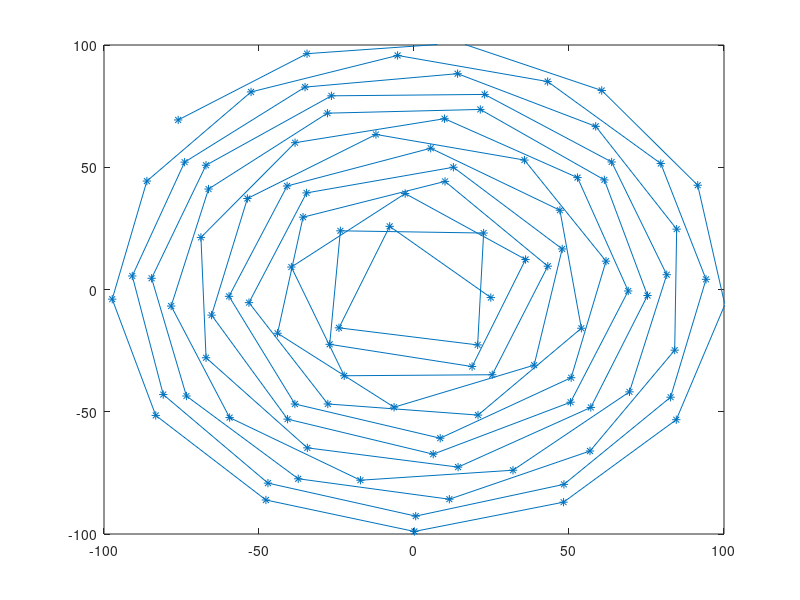

Write the MATLAB code that produced this figure.
function archspiral2()
for s=2:50
    r=1;
    theta = s/2;
    coords=zeros(100,2);
    for c=1:100
        coords(c,:) = [r*theta*cos(theta), r*theta*sin(theta)];
        theta = theta + s/(r*sqrt(1 + theta^2));
    end
    plot(coords(:,1),coords(:,2),'*-')
    xlim([-100 100])
    ylim([-100 100])
    pause(0.5)
end
end